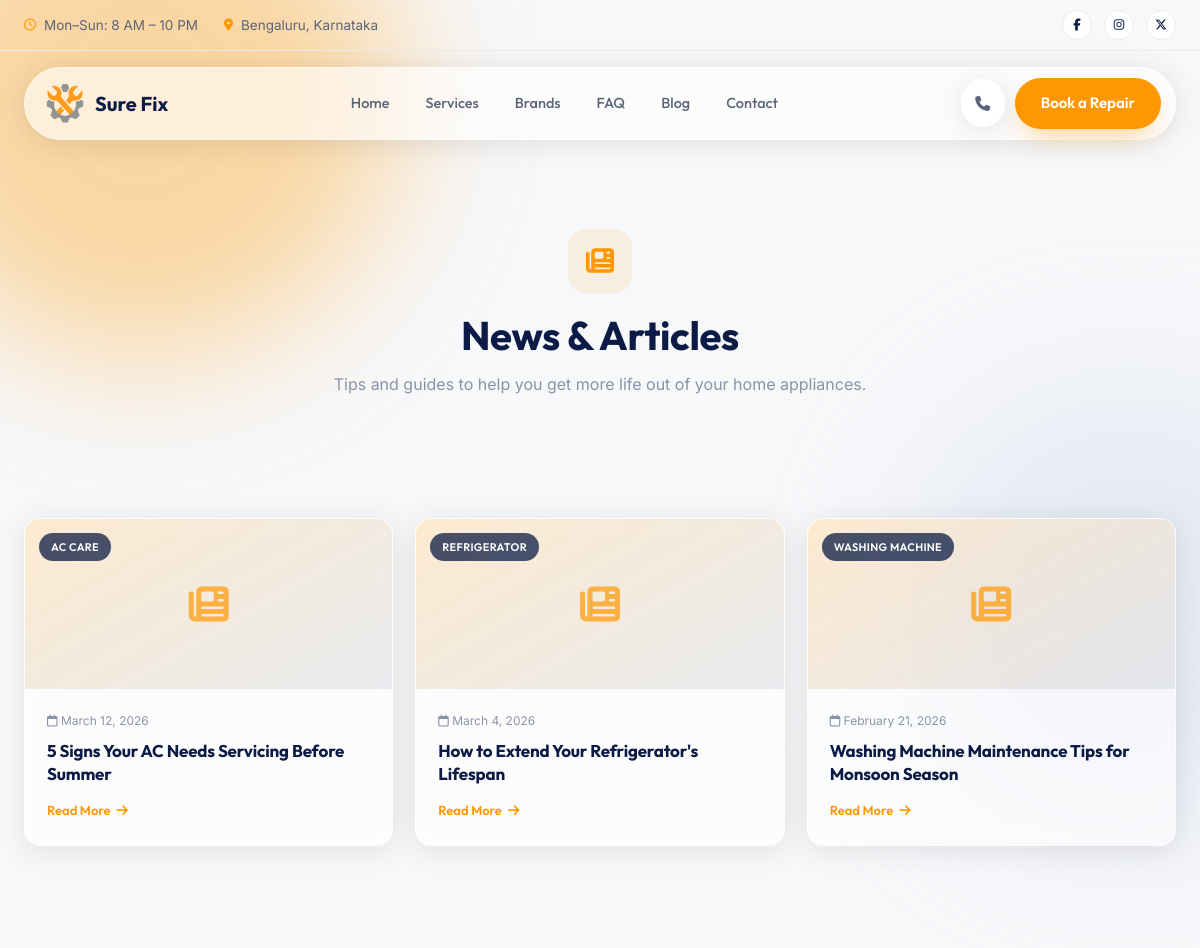
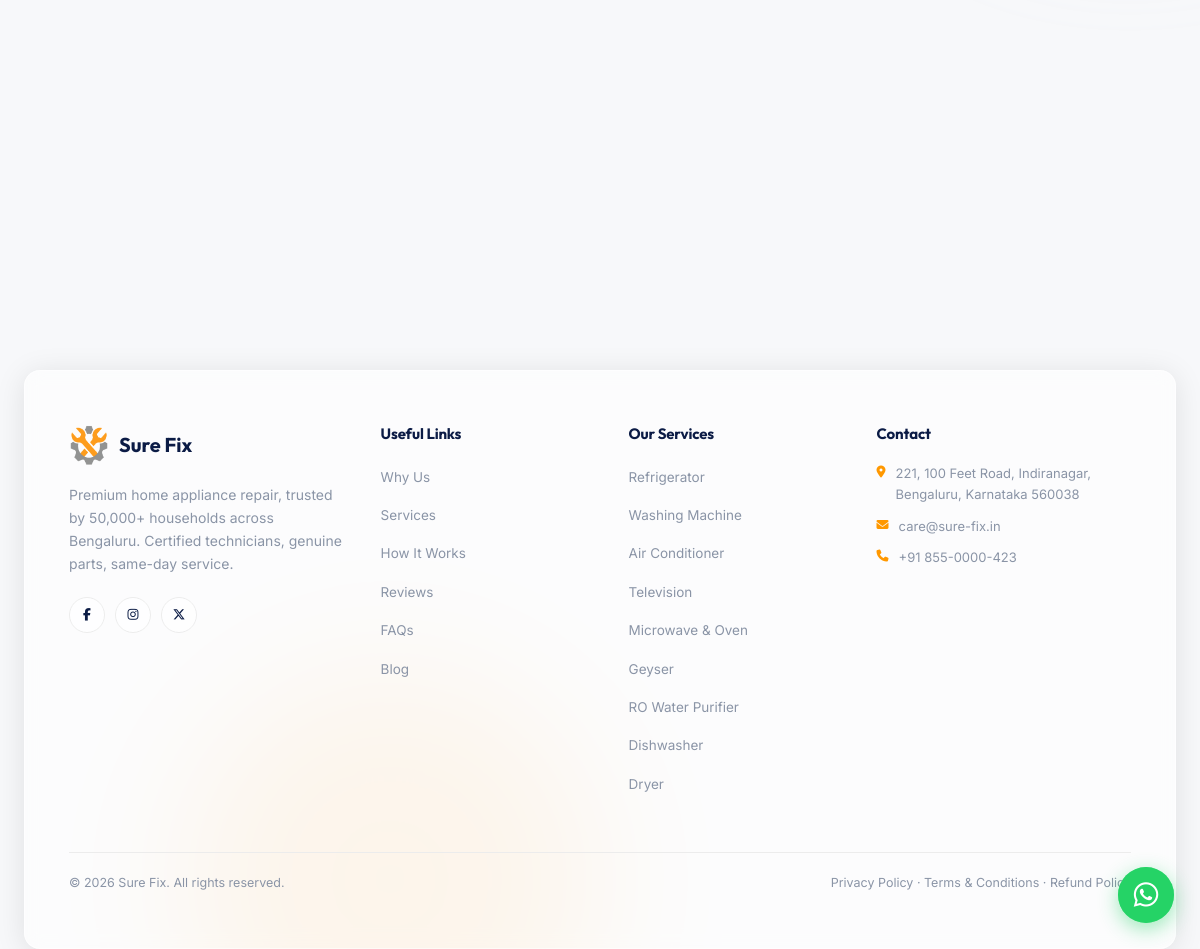
Screenshot of /blog.php with the database file from the repository (2 pictures, top to bottom).
### tables this page shows
CREATE TABLE IF NOT EXISTS blog_posts (
  id INT UNSIGNED AUTO_INCREMENT PRIMARY KEY,
  title VARCHAR(200) NOT NULL,
  slug VARCHAR(220) NOT NULL,
  category_id INT UNSIGNED NULL,
  excerpt VARCHAR(500) NULL,
  content LONGTEXT NOT NULL,
  image_url VARCHAR(255) NULL,
  author VARCHAR(100) NOT NULL DEFAULT 'Sure Fix Team',
  status ENUM('draft','published') NOT NULL DEFAULT 'published',
  published_at DATETIME NULL,
  created_at DATETIME NOT NULL DEFAULT CURRENT_TIMESTAMP,
  updated_at DATETIME NOT NULL DEFAULT CURRENT_TIMESTAMP ON UPDATE CURRENT_TIMESTAMP,
  UNIQUE KEY uniq_slug (slug),
  KEY idx_status (status),
  CONSTRAINT fk_blog_category FOREIGN KEY (category_id) REFERENCES blog_categories(id) ON DELETE SET NULL
);

CREATE TABLE IF NOT EXISTS blog_categories (
  id INT UNSIGNED AUTO_INCREMENT PRIMARY KEY,
  name VARCHAR(80) NOT NULL,
  slug VARCHAR(80) NOT NULL,
  created_at DATETIME NOT NULL DEFAULT CURRENT_TIMESTAMP,
  UNIQUE KEY uniq_slug (slug)
);

### includes/db.php (called while the page is built, shortened)
<?php
require_once __DIR__ . '/config.php';
function db(): PDO {
    global $pdo;
    return $pdo;
}

### blog.php (the view, shortened to what this page needs)
<?php
require_once __DIR__ . '/includes/header.php';
require_once __DIR__ . '/includes/db.php';
$posts = db()->query(
    "SELECT bp.*, bc.name AS category_name
     FROM blog_posts bp LEFT JOIN blog_categories bc ON bp.category_id = bc.id
     WHERE bp.status = 'published'
     ORDER BY bp.published_at DESC, bp.created_at DESC"
)->fetchAll();
?>
<div class="container">
  <nav class="breadcrumb" aria-label="Breadcrumb">
    <a href="<?php echo SITE_URL; ?>/index.php">Home</a>
    <i class="fa-solid fa-chevron-right"></i>
    <span>Blog</span>
  </nav>
</div>
<section class="page-hero">
  <div class="container">
    <div class="page-hero__icon reveal in-view"><i class="fa-solid fa-newspaper"></i></div>
    <h1 class="reveal in-view">News &amp; Articles</h1>
    <p class="reveal in-view">Tips and guides to help you get more life out of your home appliances.</p>
  </div>
</section>
<section class="pad-sm">
  <div class="container">
    <?php if (empty($posts)): ?>
    <p style="text-align:center;color:var(--gray);">No articles published yet — check back soon.</p>
    <?php else: ?>
    <div class="blog-grid">
      <?php foreach ($posts as $post): ?>
      <article class="blog-card glass reveal">
        <div class="blog-card__media">
          <?php if ($post['category_name']): ?><span class="blog-card__tag"><?php echo htmlspecialchars($post['category_name']); ?></span><?php endif; ?>
          <?php if ($post['image_url']): ?>
            <img src="<?php echo str_starts_with($post['image_url'], 'http') ? htmlspecialchars($post['image_url']) : SITE_URL . '/' . htmlspecialchars($post['image_url']); ?>" alt="<?php echo htmlspecialchars($post['title']); ?>" loading="lazy">
          <?php else: ?>
            <i class="fa-solid fa-newspaper"></i>
          <?php endif; ?>
        </div>
        <div class="blog-card__body">
          <div class="blog-card__date"><i class="fa-regular fa-calendar"></i> <?php echo $post['published_at'] ? date('F j, Y', strtotime($post['published_at'])) : date('F j, Y', strtotime($post['created_at'])); ?></div>
          <h3><?php echo htmlspecialchars($post['title']); ?></h3>
          <a href="<?php echo SITE_URL; ?>/blog-post.php?slug=<?php echo urlencode($post['slug']); ?>" class="blog-card__link">Read More <i class="fa-solid fa-arrow-right"></i></a>
        </div>
      </article>
      <?php endforeach; ?>
    </div>
    <?php endif; ?>
  </div>
</section>
<?php require __DIR__ . '/includes/section-cta.php'; ?>
<?php require_once __DIR__ . '/includes/footer.php'; ?>

### includes/header.php (shortened to what this page needs)
<!doctype html>
<html lang="en">
<head>
<link rel="stylesheet" href="https://cdnjs.cloudflare.com/ajax/libs/font-awesome/6.5.1/css/all.min.css">
<link rel="stylesheet" href="<?php echo SITE_URL; ?>/assets/css/style.css">
</head>
<body>
<div class="bg-mesh" aria-hidden="true"><span></span><span></span><span></span></div>
<div class="topbar">
  <div class="container">
    <div class="topbar__left">
      <span class="topbar__item"><i class="fa-regular fa-clock"></i> Mon–Sun: 8 AM – 10 PM</span>
      <span class="topbar__item"><i class="fa-solid fa-location-dot"></i> Bengaluru, Karnataka</span>
    </div>
    <div class="topbar__right">
      <a href="<?php echo SITE_FACEBOOK_URL; ?>" target="_blank" rel="noopener" class="topbar__social" aria-label="Facebook"><i class="fa-brands fa-facebook-f"></i></a>
      <a href="<?php echo SITE_INSTAGRAM_URL; ?>" target="_blank" rel="noopener" class="topbar__social" aria-label="Instagram"><i class="fa-brands fa-instagram"></i></a>
      <a href="<?php echo SITE_X_URL; ?>" target="_blank" rel="noopener" class="topbar__social" aria-label="X (Twitter)"><i class="fa-brands fa-x-twitter"></i></a>
    </div>
  </div>
</div>
<header class="navbar" id="navbar">
  <div class="container">
    <div class="navbar__inner glass">
      <a href="<?php echo SITE_URL; ?>/index.php" class="logo">
        <img src="<?php echo SITE_URL; ?>/assets/images/logo.png" alt="Sure Fix" class="logo__icon">
        <span class="logo__text">Sure Fix</span>
      </a>
      <ul class="nav-menu">
        <li><a href="<?php echo SITE_URL; ?>/index.php">Home</a></li>
        <li><a href="<?php echo SITE_URL; ?>/index.php#services">Services</a></li>
        <li><a href="<?php echo SITE_URL; ?>/index.php#brands">Brands</a></li>
        <li><a href="<?php echo SITE_URL; ?>/index.php#faq">FAQ</a></li>
        <li><a href="<?php echo SITE_URL; ?>/blog.php">Blog</a></li>
        <li><a href="<?php echo SITE_URL; ?>/contact.php">Contact</a></li>
      </ul>
      <div class="navbar__actions">
        <a href="tel:<?php echo SITE_PHONE_LINK; ?>" class="btn glass" aria-label="Call us" style="width:44px;height:44px;padding:0;border-radius:50%;justify-content:center;"><i class="fa-solid fa-phone"></i></a>
        <a href="<?php echo SITE_URL; ?>/index.php#services" class="btn btn--primary">Book a Repair</a>
      </div>
    </div>
  </div>
</header>

### includes/section-cta.php (shortened to what this page needs)
<section class="pad-sm">
  <div class="container">
  </div>
</section>

### includes/footer.php (shortened to what this page needs)
<footer class="footer" id="contact">
  <div class="container">
    <div class="footer-panel glass">
      <div class="footer-grid">
        <div class="footer-about">
          <a href="<?php echo SITE_URL; ?>/index.php" class="logo"><img src="<?php echo SITE_URL; ?>/assets/images/logo.png" alt="Sure Fix" class="logo__icon"><span class="logo__text">Sure Fix</span></a>
          <p>Premium home appliance repair, trusted by 50,000+ households across Bengaluru. Certified technicians, genuine parts, same-day service.</p>
          <div class="footer-social">
            <a href="<?php echo SITE_FACEBOOK_URL; ?>" target="_blank" rel="noopener" aria-label="Facebook"><i class="fa-brands fa-facebook-f"></i></a>
            <a href="<?php echo SITE_INSTAGRAM_URL; ?>" target="_blank" rel="noopener" aria-label="Instagram"><i class="fa-brands fa-instagram"></i></a>
            <a href="<?php echo SITE_X_URL; ?>" target="_blank" rel="noopener" aria-label="X (Twitter)"><i class="fa-brands fa-x-twitter"></i></a>
          </div>
        </div>
        <div>
          <h4>Useful Links</h4>
          <ul class="footer-links">
            <li><a href="<?php echo SITE_URL; ?>/index.php#why">Why Us</a></li>
            <li><a href="<?php echo SITE_URL; ?>/index.php#services">Services</a></li>
            <li><a href="<?php echo SITE_URL; ?>/index.php#process">How It Works</a></li>
            <li><a href="<?php echo SITE_URL; ?>/index.php#reviews">Reviews</a></li>
            <li><a href="<?php echo SITE_URL; ?>/index.php#faq">FAQs</a></li>
            <li><a href="<?php echo SITE_URL; ?>/blog.php">Blog</a></li>
          </ul>
        </div>
        <div>
          <h4>Our Services</h4>
          <ul class="footer-links">
            <li><a href="<?php echo SITE_URL; ?>/refrigerator.php">Refrigerator</a></li>
            <li><a href="<?php echo SITE_URL; ?>/washing-machine.php">Washing Machine</a></li>
            <li><a href="<?php echo SITE_URL; ?>/air-conditioner.php">Air Conditioner</a></li>
            <li><a href="<?php echo SITE_URL; ?>/television.php">Television</a></li>
            <li><a href="<?php echo SITE_URL; ?>/microwave-oven.php">Microwave &amp; Oven</a></li>
            <li><a href="<?php echo SITE_URL; ?>/geyser.php">Geyser</a></li>
            <li><a href="<?php echo SITE_URL; ?>/ro.php">RO Water Purifier</a></li>
            <li><a href="<?php echo SITE_URL; ?>/dishwasher.php">Dishwasher</a></li>
            <li><a href="<?php echo SITE_URL; ?>/dryer.php">Dryer</a></li>
          </ul>
        </div>
        <div>
          <h4>Contact</h4>
          <ul class="footer-contact">
            <li><i class="fa-solid fa-location-dot"></i> <?php echo SITE_ADDRESS; ?></li>
            <li><i class="fa-solid fa-envelope"></i> <?php echo SITE_EMAIL; ?></li>
            <li><i class="fa-solid fa-phone"></i> <?php echo SITE_PHONE; ?></li>
          </ul>
        </div>
      </div>
      <div class="footer-bottom">
        <span>&copy; <?php echo date('Y'); ?> Sure Fix. All rights reserved.</span>
        <span><a href="<?php echo SITE_URL; ?>/privacy-policy.php">Privacy Policy</a> · <a href="<?php echo SITE_URL; ?>/terms-conditions.php">Terms &amp; Conditions</a> · <a href="<?php echo SITE_URL; ?>/refund-policy.php">Refund Policy</a></span>
      </div>
    </div>
  </div>
</footer>
<a href="https://wa.me/<?php echo ltrim(SITE_PHONE_LINK, '+'); ?>" target="_blank" rel="noopener" class="whatsapp-float" aria-label="Chat with us on WhatsApp"><i class="fa-brands fa-whatsapp"></i></a>
</body>
</html>

### rows the page displays
blog_posts: category.name "AC CARE", published_at "March 12, 2026", title "5 Signs Your AC Needs Servicing Before Summer"
blog_posts: category.name "REFRIGERATOR", published_at "March 4, 2026", title "How to Extend Your Refrigerator's Lifespan"
blog_posts: category.name "WASHING MACHINE", published_at "February 21, 2026", title "Washing Machine Maintenance Tips for Monsoon Season"

### other values shown
SITE_ADDRESS "221, 100 Feet Road, Indiranagar, Bengaluru, Karnataka 560038"
SITE_EMAIL "care@sure-fix.in"
SITE_PHONE "+91 855-0000-423"
